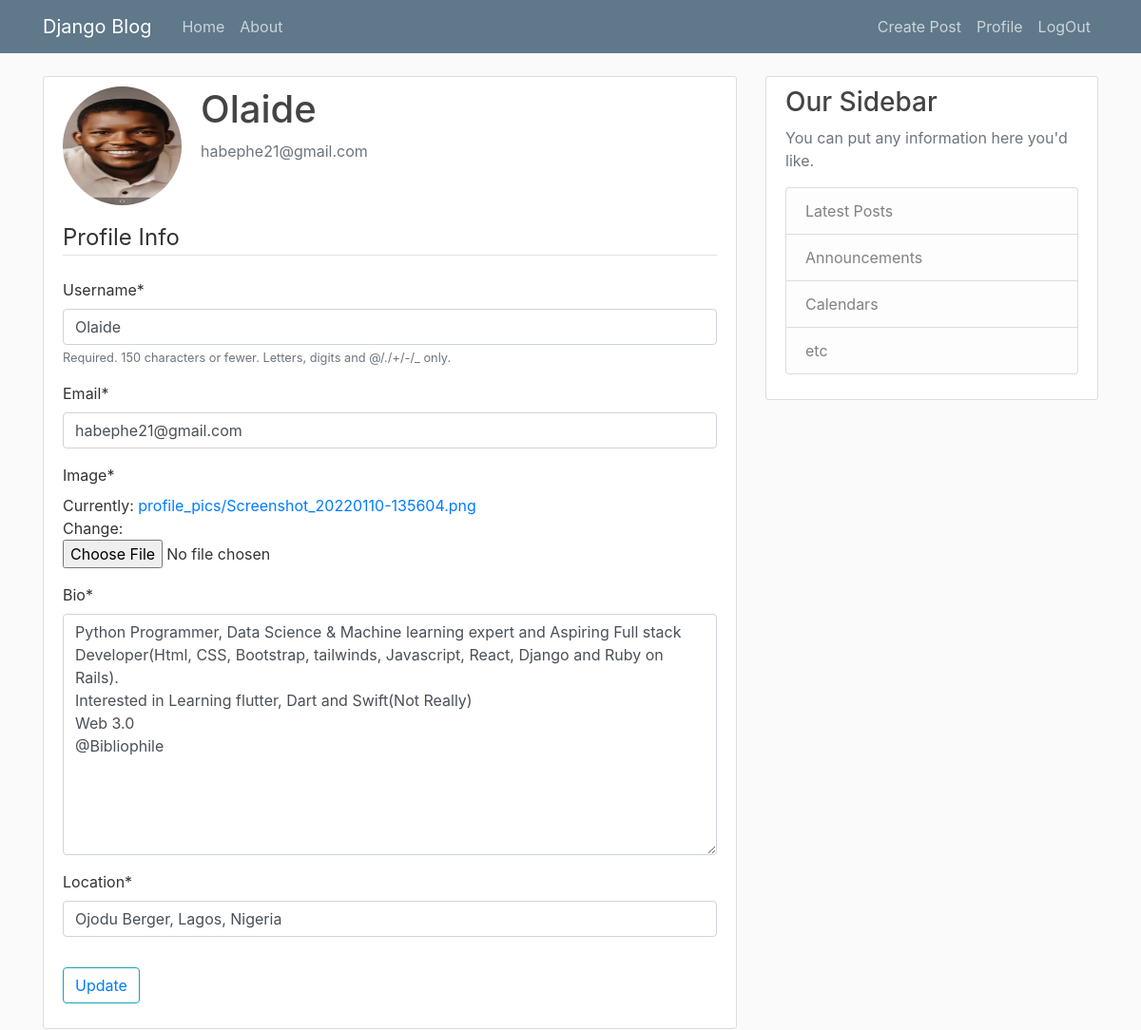
Screenshot of /profile/ (signed in) with the database file from the repository.
### Users/models.py (models this page shows, shortened)
class Profile(models.Model):
    user = models.OneToOneField(User, on_delete=models.CASCADE)
    bio = models.TextField()
    location = models.CharField(max_length=99)
    image = models.ImageField(default='default.jpg', upload_to='profile_pics')

### Users/views.py (the view, shortened to what this page needs)
# urls.py: path('profile/', user_views.profile, name='profile'),
@login_required
def profile(request):
    if request.method == 'POST':
       update_form = UserUpdateForm(request.POST, instance=request.user)
       profile_form = ProfileUpdateForm(request.POST, request.FILES, instance=request.user.profile)
       if update_form.is_valid() and profile_form.is_valid():
            update_form.save()
            profile_form.save()
            messages.success(request, f'Your account has been updated!')
            return redirect('profile')
    else:
            update_form = UserUpdateForm(instance=request.user)
            profile_form = ProfileUpdateForm(instance=request.user.profile)
    context = {
        'update_form': update_form,
        'profile_form': profile_form
    }
    return render(request, 'Users/profile.html', context)

### Users/forms.py
class UserUpdateForm(forms.ModelForm):
    email = forms.EmailField()
    class Meta:
        model = User
        fields = ['username', 'email']

class ProfileUpdateForm(forms.ModelForm):
    class Meta:
        model = Profile
        fields = ['image','bio', 'location']

### Users/templates/Users/profile.html (shortened to what this page needs)
{% extends 'base.html' %}
{% load crispy_forms_tags %}
{% block content %}
<div class="content-section">
    <div class="media">
        <img class="rounded-circle account-img" src="{{ user.profile.image.url }}">
        <div class="media-body">
            <h2 class="account-heading">{{ user.username }}</h2>
            <p class="text-secondary">{{ user.email }}</p>
        </div>
    </div>
    <form method="POST" enctype="multipart/form-data">
        <fieldset class="form-group">
            <legend class="border-bottom mb-4">Profile Info</legend>
           {{ update_form|crispy }}
           {{ profile_form|crispy }}
        </fieldset>
        <div class="form-group">
            <button class="btn btn-outline-info" type="submit"><a href="{% url 'blog-home' %}">Update</a></button>
        </div>
    </form>
</div>
{% endblock %}

### Blog/static/main.css (style rules this page uses)
body { background: #fafafa; color: #333333; margin-top: 5rem; }
h1, h2, h3, h4, h5, h6 { color: #444444; }
.content-section { background: #ffffff; padding: 10px 20px; border: 1px solid #dddddd; border-radius: 3px; margin-bottom: 20px; }
.account-img { height: 125px; width: 125px; margin-right: 20px; margin-bottom: 16px; }
.account-heading { font-size: 2.5rem; }

### rows the page displays
Profile: bio "Python Programmer, Data Science & Machine learning expert and Aspiring Full stack Developer(Html, CSS, Bootstrap, tailwinds, Javascript, React, Django and Ruby on Rails). Interested in Learning flutter, Dart and Swift(Not Really) Web 3.0 @Bibliophile", location "Ojodu Berger, Lagos, Nigeria"

### other values shown
{{ user.username }} "Olaide"
{{ user.email }} "habephe21@gmail.com"
